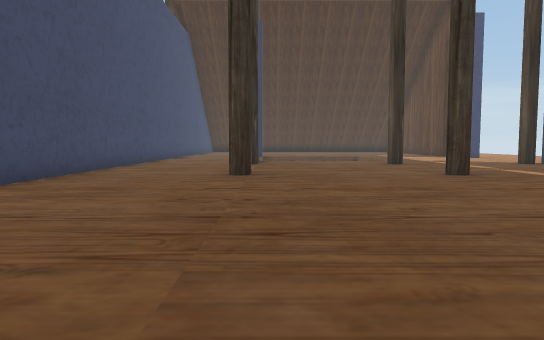
view 1 (above)

22 first-person views from a walk through a scene from a Unity 3-D project. The camera is 0.72 m above the floor, tilts 4° down and sees 70° across. The floor is counted in squares, 1 m on a side. Each view is taken from the middle of a square. On the plan, view 1 faces up. The plan holds only what a view shows up to about 11 squares ahead; the rest is blank. The place goes on beyond the plan.

view 2
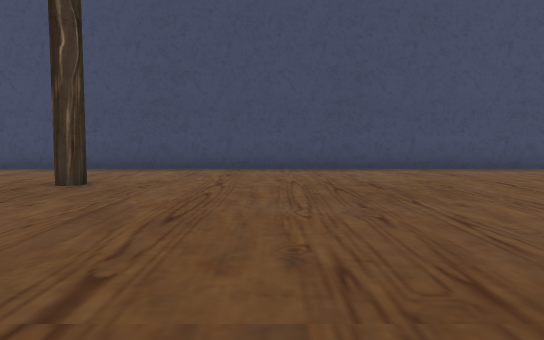

view 3
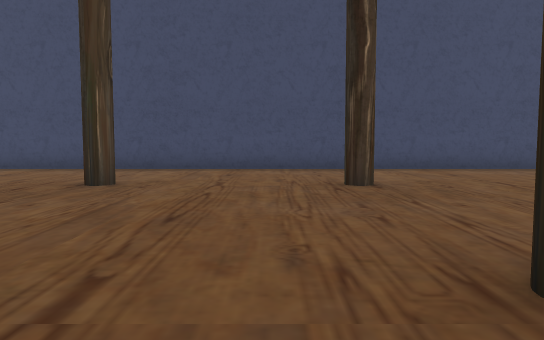

view 4
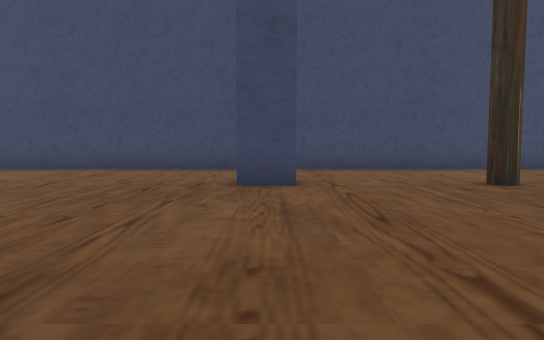

view 5
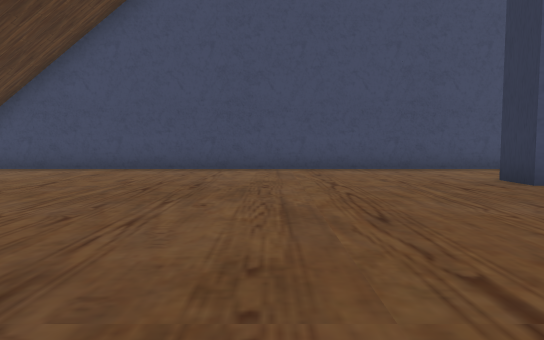

view 6
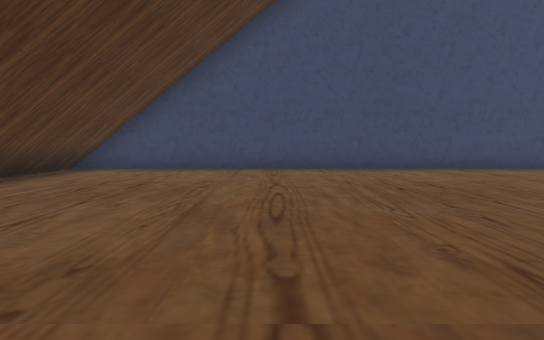

view 7
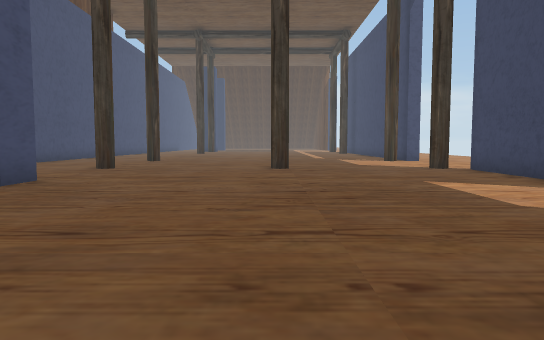

view 8
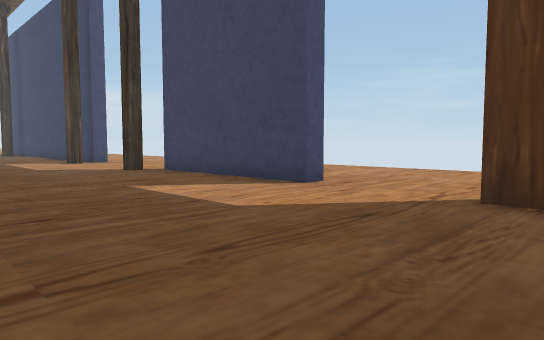

view 9
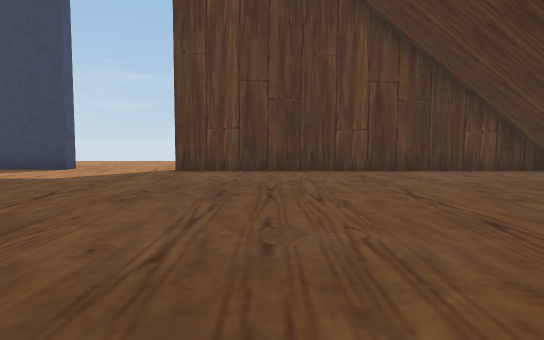

view 10
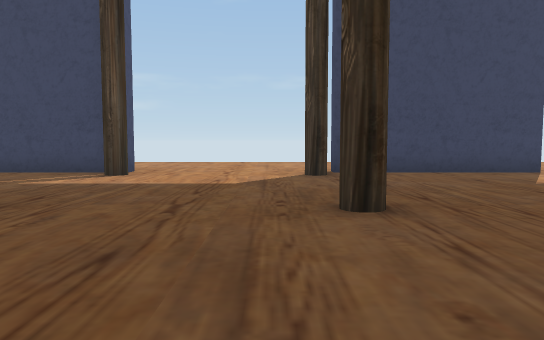

view 11
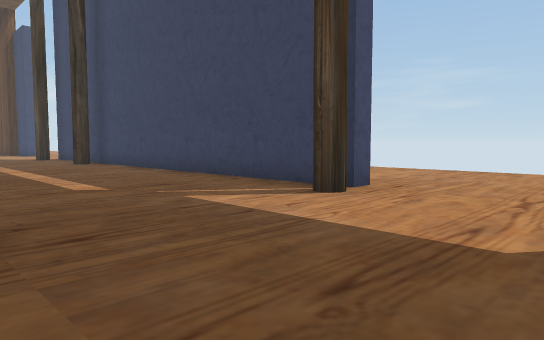

view 12
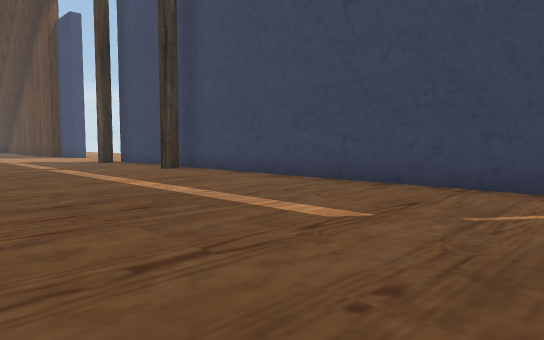

view 13
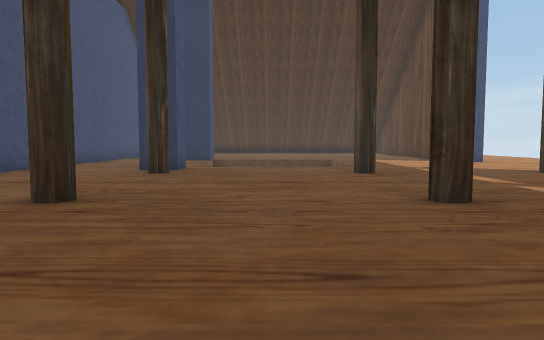

view 14
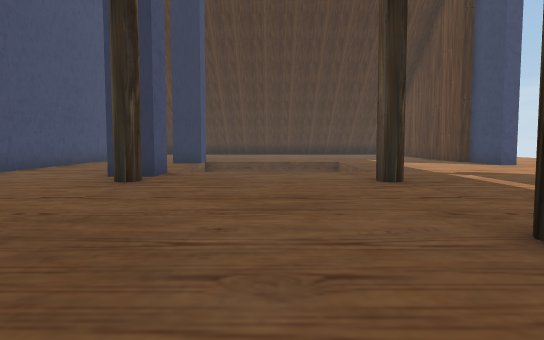

view 15
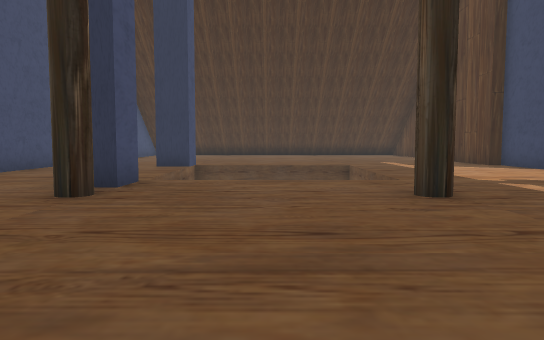

view 16
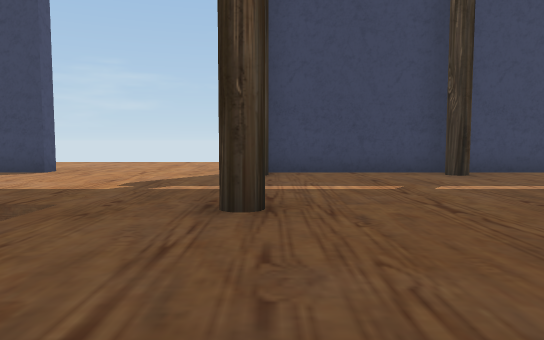

view 17
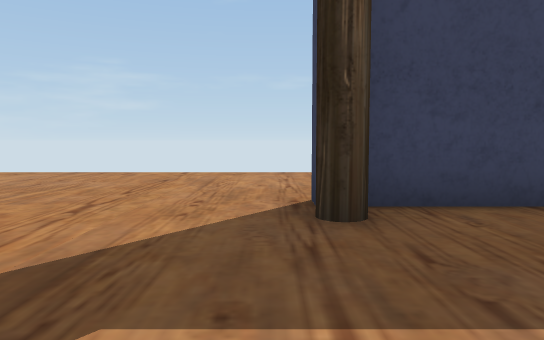

view 18
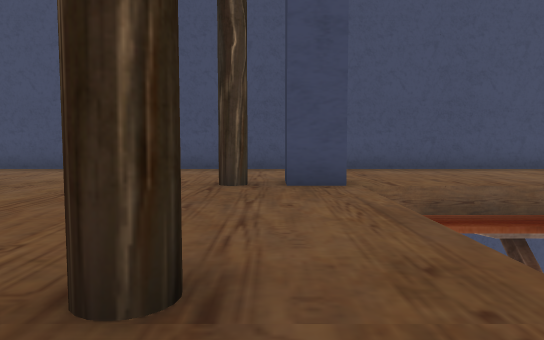

view 19
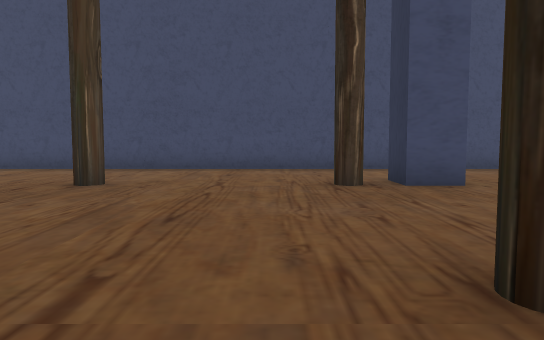

view 20
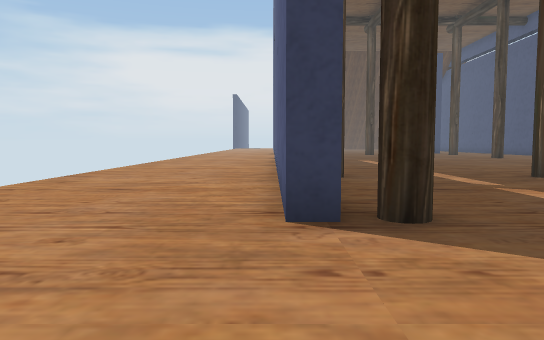

view 21
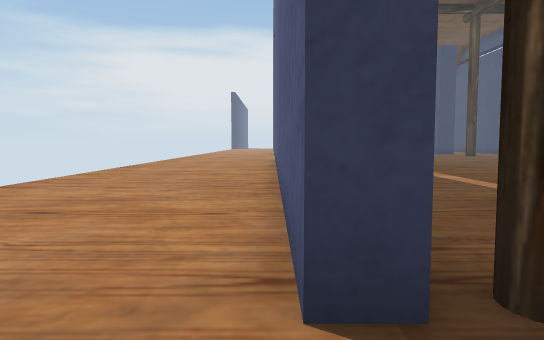

view 22
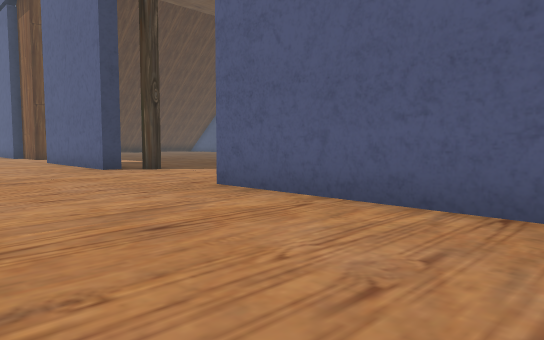

### Floor plan
Points are (right, up) in squares from view 1. A wall is a line through its corners. A room is listed if a view was taken in it or the views show most of it. See-through windows are left out.
Room 1 (views 1, 2, 3, 4, 5, 6, 7, 8, 9, 10, 11, 12, 13, 14, 15, 16, 17, 18, 19, 20, 21, 22)
walls: (9.9, 3.4) (9.9, -1.5) (9.4, -1.5) (9.4, 8.2); (-0.5, -9.5) (-0.5, -10.6) (-1.5, -10.6); (9.9, -11.5) (9.4, -11.5) (9.4, -6.5) (9.9, -6.5) (9.9, -7.5); (9.4, 9.8) (9.4, 12.4); (9.4, 13.5) (9.9, 13.5) (9.9, 5.5); (-0.5, 15.4) (-0.5, 14.3) (-1.5, 14.3); (9.9, 18.5) (9.4, 18.5) (9.4, 19.5); (9, -24) (9, -14.5); (-4.6, 19.5) (-4.6, -24.4)
ways out: gap at (-1, 14)
objects: other object (-1, -6); other object (-1, -2) to (-1, -1); other object (-1, 9); other object (-1, 13); other object (4, -6); other object (4, -2) to (4, -1); other object (4, 9); other object (4, 13); other object (9, -6); other object (9, -2); other object (9, 9); other object (9, 13)

Where each view was taken, in squares from view 1:
view 1: 0 up, 0 right, facing up
view 2: 2 up, 6 right, facing left
view 3: 3 down, 6 right, facing left
view 4: 10 down, 6 right, facing left
view 5: 15 down, 6 right, facing left
view 6: 19 down, 6 right, facing left
view 7: 17 down, 4 right, facing up
view 8: 16 down, 4 right, facing up-right
view 9: 17 down, 1 left, facing right
view 10: 5 down, 0 right, facing right
view 11: 5 down, 4 right, facing up-right
view 12: 1 down, 3 right, facing up-right
view 13: 4 up, 2 right, facing up
view 14: 6 up, 2 right, facing up
view 15: 8 up, 2 right, facing up
view 16: 13 up, 0 right, facing right
view 17: 14 up, 5 right, facing right
view 18: 14 up, 6 right, facing left
view 19: 12 up, 6 right, facing left
view 20: 17 up, 10 right, facing down
view 21: 15 up, 10 right, facing down
view 22: 4 up, 14 right, facing down-left
